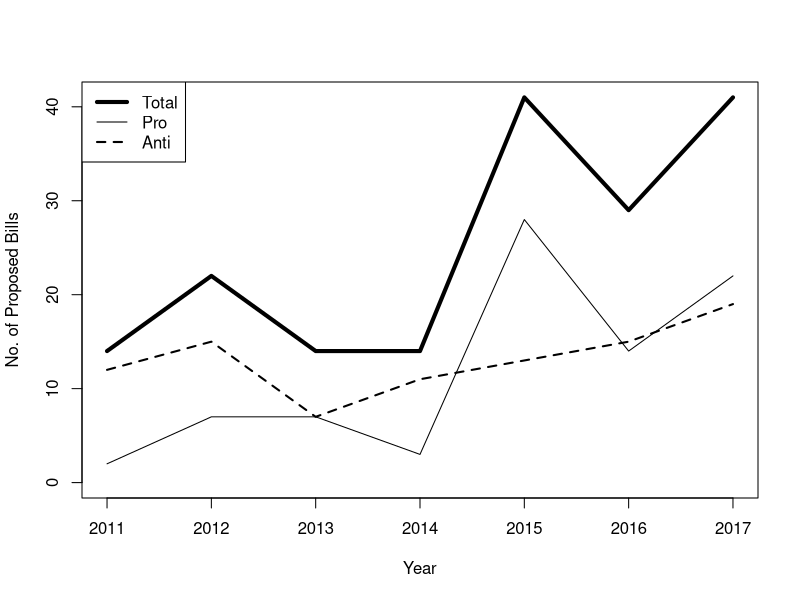

Write R code to recreate this figure. (Note: this script raises an error after producing the figure.)
#################
# Trends in vaccination bills
# Citation: Goldstein ND, Suder JS, Purtle J. Trends and characteristics of proposed and enacted state legislation on childhood vaccination exemption, 2011 – 2017. Manuscript in preparation.
# 12/21/17 -- Neal Goldstein
#################


### FUNCTIONS ###

library(psych) #describe, describeBy
library(gmodels) #CrossTable
library(lme4) #mixed effects models
library(blme) #bayesian nonlinear mixed effects (bglmer)
library(ggplot2) #mapping
library(mapproj) #coordinates to projections


### READ DATA ###

bills = read.csv("Analysis_data.csv", as.is=T, stringsAsFactors=F, na.strings="")
states = map_data("state")


### SUBSET and RECODE ###

#exclude 2014 data
#bills = bills[bills$Year!=2014, ]

#census region and division; https://www2.census.gov/geo/docs/maps-data/maps/reg_div.txt
bills$Region = ifelse(bills$State=="CT" | bills$State=="ME" | bills$State=="MA" | bills$State=="NH" | bills$State=="RI" | bills$State=="VT" | bills$State=="NJ" | bills$State=="NY" | bills$State=="PA", "Northeast", NA)
bills$Region = ifelse(bills$State=="IL" | bills$State=="IN" | bills$State=="MI" | bills$State=="OH" | bills$State=="WI" | bills$State=="IA" | bills$State=="KS" | bills$State=="MN" | bills$State=="MO" | bills$State=="NE" | bills$State=="ND" | bills$State=="SD", "Midwest", bills$Region)
bills$Region = ifelse(bills$State=="DE" | bills$State=="FL" | bills$State=="GA" | bills$State=="MD" | bills$State=="NC" | bills$State=="SC" | bills$State=="VA" | bills$State=="DC" | bills$State=="WV" | bills$State=="AL" | bills$State=="KY" | bills$State=="MS" | bills$State=="TN" | bills$State=="AR" | bills$State=="LA" | bills$State=="OK" | bills$State=="TX", "South", bills$Region)
bills$Region = ifelse(bills$State=="AZ" | bills$State=="CO" | bills$State=="ID" | bills$State=="MT" | bills$State=="NV" | bills$State=="NM" | bills$State=="UT" | bills$State=="WY" | bills$State=="AK" | bills$State=="CA" | bills$State=="HI" | bills$State=="OR" | bills$State=="WA", "West", bills$Region)
bills$Region = as.factor(bills$Region)

bills$Division = ifelse(bills$State=="CT" | bills$State=="ME" | bills$State=="MA" | bills$State=="NH" | bills$State=="RI" | bills$State=="VT" , "New England", NA)
bills$Division = ifelse(bills$State=="NJ" | bills$State=="NY" | bills$State=="PA", "Middle Atlantic", bills$Division)
bills$Division = ifelse(bills$State=="IL" | bills$State=="IN" | bills$State=="MI" | bills$State=="OH" | bills$State=="WI" , "East North Central", bills$Division)
bills$Division = ifelse(bills$State=="IA" | bills$State=="KS" | bills$State=="MN" | bills$State=="MO" | bills$State=="NE" | bills$State=="ND" | bills$State=="SD", "West North Central", bills$Division)
bills$Division = ifelse(bills$State=="DE" | bills$State=="FL" | bills$State=="GA" | bills$State=="MD" | bills$State=="NC" | bills$State=="SC" | bills$State=="VA" | bills$State=="DC" | bills$State=="WV", "South Atlantic", bills$Division)
bills$Division = ifelse(bills$State=="AL" | bills$State=="KY" | bills$State=="MS" | bills$State=="TN", "East South Central", bills$Division)
bills$Division = ifelse(bills$State=="AR" | bills$State=="LA" | bills$State=="OK" | bills$State=="TX", "West South Central", bills$Division)
bills$Division = ifelse(bills$State=="AZ" | bills$State=="CO" | bills$State=="ID" | bills$State=="MT" | bills$State=="NV" | bills$State=="NM" | bills$State=="UT" | bills$State=="WY", "Mountain", bills$Division)
bills$Division = ifelse(bills$State=="AK" | bills$State=="CA" | bills$State=="HI" | bills$State=="OR" | bills$State=="WA", "Pacific", bills$Division)
bills$Division = as.factor(bills$Division)

#outcomes
bills$Assessment_pro = ifelse(bills$Assessment=="Pro", 1, 0)
bills$Assessment_anti = ifelse(bills$Assessment=="Anti", 1, 0)
#bills$Assessment_neutral = ifelse(bills$Assessment=="Neutral", 1, 0)
bills$Law = ifelse(bills$Law=="Yes", 1, 0)

#trim DC to obtain lower 48 states
states = states[states$region!="district of columbia",]


### DESCRIPTIVES ###

CrossTable(bills$State)

#supplementary table
table(bills$State, bills$Year)
state.abb[!state.abb %in% unique(bills$State)]
tmp = subset(bills,bills$Assessment=="Anti")
table(c(tmp$State,state.abb[!state.abb %in% unique(tmp$State)]), c(tmp$Year,rep(2018,length(state.abb[!state.abb %in% unique(tmp$State)]))))
tmp = subset(bills,bills$Assessment=="Pro")
table(c(tmp$State,state.abb[!state.abb %in% unique(tmp$State)]), c(tmp$Year,rep(2018,length(state.abb[!state.abb %in% unique(tmp$State)]))))
rm(tmp)

CrossTable(bills$Law)
CrossTable(bills$Assessment)
table(bills$Thematic_analysis)
prop.table(table(bills$Thematic_analysis))

CrossTable(bills$Assessment)
CrossTable(bills$Law)
CrossTable(bills$Legislature)
CrossTable(bills$Legislative_majority)
CrossTable(bills$Sponsor_party)
CrossTable(bills$Governor_party)
#CrossTable(bills$Governor_gender)
describe(bills$Population_2017); IQR(bills$Population_2017)
CrossTable(bills$Region)

CrossTable(bills$Law, bills$Assessment, prop.r=F, prop.t=F, prop.chisq=F, chisq=T)
CrossTable(bills$Legislature, bills$Assessment, prop.r=F, prop.t=F, prop.chisq=F, chisq=T)
CrossTable(bills$Legislative_majority, bills$Assessment, prop.r=F, prop.t=F, prop.chisq=F, chisq=T)
CrossTable(bills$Sponsor_party, bills$Assessment, prop.r=F, prop.t=F, prop.chisq=F, chisq=T)
CrossTable(bills$Governor_party, bills$Assessment, prop.r=F, prop.t=F, prop.chisq=F, chisq=T)
#CrossTable(bills$Governor_gender, bills$Assessment, prop.r=F, prop.t=F, prop.chisq=F, chisq=T)
describeBy(bills$Population_2017, bills$Assessment)
IQR(bills$Population_2017[bills$Assessment=="Anti"])
IQR(bills$Population_2017[bills$Assessment=="Pro"])
#IQR(bills$Population_2017[bills$Assessment=="Neutral"])
wilcox.test(bills$Population_2017 ~ bills$Assessment)
CrossTable(bills$Region, bills$Assessment, prop.r=F, prop.t=F, prop.chisq=F, chisq=T)

CrossTable(bills$Assessment[bills$Law==1])


### LONGITUDINAL PLOT ###

#tiff("Figure 1.tif",height=6,width=10,units='in',res=1200) 
plot(table(bills$Year), type="l", lwd=4, xlab="Year", ylab="No. of Proposed Bills")
lines(x=c(2011:2017), y=table(bills$Assessment, bills$Year)["Pro",], lty=1, lwd=1)
lines(x=c(2011:2017), y=table(bills$Assessment, bills$Year)["Anti",], lty=2, lwd=2)
legend("topleft", lty=c(1,1,2), lwd=c(4,1,2), c("Total","Pro","Anti"), cex=1)
#lines(x=c(2011:2013,2015:2017), y=table(bills$Assessment, bills$Year)["Neutral",], lty=3, lwd=2)
#legend("topleft", lty=c(1,1,2,3), lwd=c(4,1,2,2), c("Total","Pro","Anti","Neutral"), cex=0.7)
#dev.off() 

#trends
yrs = c(2011:2017)
bls = table(bills$Year)
summary(lm(bls ~ yrs))

bls = table(bills$Year[bills$Assessment=="Anti"])
summary(lm(bls ~ yrs))

bls = table(bills$Year[bills$Assessment=="Pro"])
bls = c(0, bls)
summary(lm(bls ~ yrs))

#bls = c(0,table(bills$Year[bills$Assessment=="Neutral"]))
#summary(lm(bls ~ yrs))


### MODELS ###

#predictors
model = bglmer(Assessment_anti ~ (1 | State) + as.factor(Law) + scale(Year) + as.factor(Legislature) + as.factor(Legislative_majority) + as.factor(Sponsor_party) + as.factor(Governor_party) + scale(Population_2017) + relevel(Region, ref="South"), family=binomial(), data=bills, control=glmerControl(optimizer="bobyqa"), fixef.prior=normal) 
model = bglmer(Assessment_pro ~ (1 | State) + as.factor(Law) + scale(Year) + as.factor(Legislature) + as.factor(Legislative_majority) + as.factor(Sponsor_party) + as.factor(Governor_party) + scale(Population_2017) + relevel(Region, ref="South"), family=binomial(), data=bills, control=glmerControl(optimizer="bobyqa"), fixef.prior=normal) 
model = bglmer(Law ~ (1 | State) + as.factor(Assessment) + scale(Year) + as.factor(Legislature) + as.factor(Legislative_majority) + as.factor(Sponsor_party) + as.factor(Governor_party) + scale(Population_2017) + relevel(Region, ref="South"), family=binomial(), data=bills, control=glmerControl(optimizer="bobyqa"), fixef.prior=normal) 

summary(model)
round(exp(fixef(model)),2)
round(exp(confint.merMod(model, method="Wald")),2)


### SPATIAL MAPS ###
#see https://www.r-bloggers.com/us-state-maps-using-map_data/

#connect bill data to mapping data
bills$State_name = tolower(state.name[match(bills$State,state.abb)])
states$total = NA
states$total_pro = NA
states$total_anti = NA

state_index = unique(states$region)
for (i in 1:length(state_index))
{
  states$total[states$region==state_index[i]] = sum(bills$State_name==state_index[i])
  states$total_pro[states$region==state_index[i]] = sum(bills$Assessment_pro[bills$State_name==state_index[i]])
  states$total_anti[states$region==state_index[i]] = sum(bills$Assessment_anti[bills$State_name==state_index[i]])
}

#total bills choropleth map
#tiff("Figure 2.tif",height=6,width=10,units='in',res=1200) 
ggplot() + geom_polygon(data=states, aes(x=long, y=lat, group=group, fill=states$total),colour="white") + scale_fill_continuous(low = "gray95", high = "gray10", guide="colorbar") + theme_bw() + labs(fill="No. bills" ,title = "", x="", y="") + scale_y_continuous(breaks=c()) + scale_x_continuous(breaks=c()) + theme(panel.border=element_blank(), legend.position=c(0.9,0.25)) + coord_map() + theme(legend.text=element_text(colour="black", size=10, face="bold")) + theme(plot.margin=unit(c(0,0,0,0), "cm"))
#dev.off()

#anti-vaccination choropleth map
#tiff("Supplementary Figure 1.tif",height=6,width=10,units='in',res=1200) 
ggplot() + geom_polygon(data=states, aes(x=long, y=lat, group=group, fill=states$total_anti),colour="white") + scale_fill_continuous(low = "gray95", high = "gray10", guide="colorbar") + theme_bw() + labs(fill="No. bills" ,title = "", x="", y="") + scale_y_continuous(breaks=c()) + scale_x_continuous(breaks=c()) + theme(panel.border=element_blank(), legend.position=c(0.9,0.25)) + coord_map() + theme(legend.text=element_text(colour="black", size=10, face="bold")) + theme(plot.margin=unit(c(0,0,0,0), "cm"))
#dev.off()

#pro-vaccination choropleth map
#tiff("Supplementary Figure 2.tif",height=6,width=10,units='in',res=1200) 
ggplot() + geom_polygon(data=states, aes(x=long, y=lat, group=group, fill=states$total_pro),colour="white") + scale_fill_continuous(low = "gray95", high = "gray10", guide="colorbar") + theme_bw() + labs(fill="No. bills" ,title = "", x="", y="") + scale_y_continuous(breaks=c()) + scale_x_continuous(breaks=c()) + theme(panel.border=element_blank(), legend.position=c(0.9,0.25)) + coord_map() + theme(legend.text=element_text(colour="black", size=10, face="bold")) + theme(plot.margin=unit(c(0,0,0,0), "cm"))
#dev.off()
